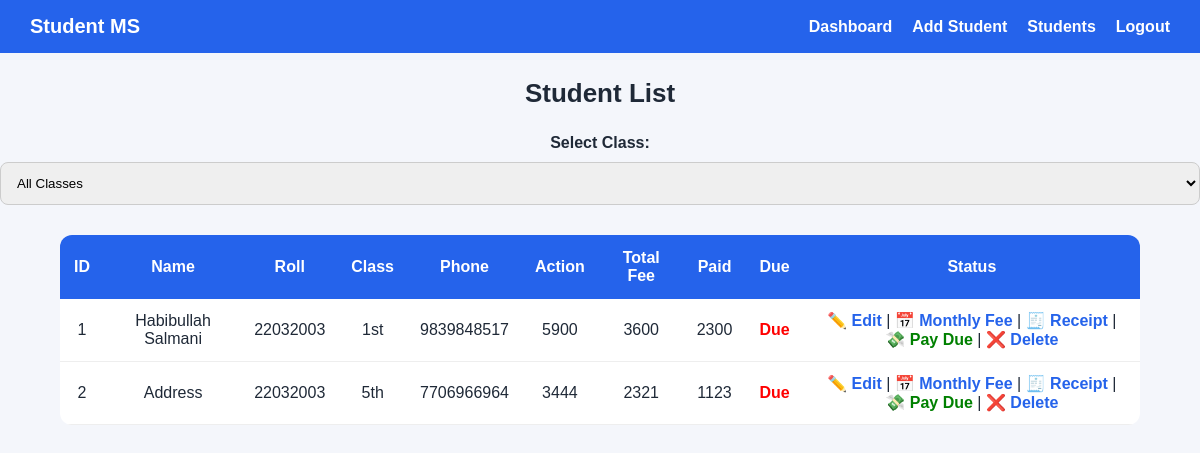
/students (signed in), run on an earlier commit of the app's database.
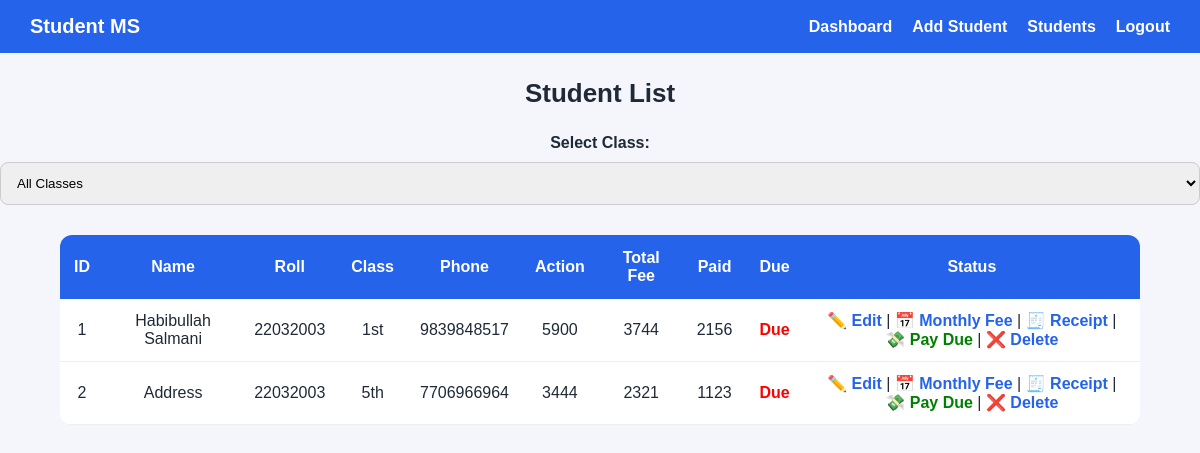
And on a later commit of the database.
### tables this page shows
CREATE TABLE students (
            id INTEGER PRIMARY KEY AUTOINCREMENT,
            name TEXT,
            roll TEXT,
            class_name TEXT,
            phone TEXT,
            total_fee INTEGER,
            paid_fee INTEGER
        );

### app.py (the view)
@app.route("/students")
def students():
    if "admin" not in session:
        return redirect(url_for("login"))
    selected_class = request.args.get("class")
    conn = get_db()
    if selected_class and selected_class != "all":
        students = conn.execute(
            "SELECT * FROM students WHERE class_name = ?",
            (selected_class,)
        ).fetchall()
    else:
        students = conn.execute("SELECT * FROM students").fetchall()
    conn.close()
    return render_template(
        "students.html",
        students=students,
        classes=CLASSES,
        selected_class=selected_class
    )

### app.py (called while the page is built)
def get_db():
    conn = sqlite3.connect("database.db")
    conn.row_factory = sqlite3.Row
    return conn

### templates/students.html (shortened to what this page needs)
<!DOCTYPE html>
<html>
<head>
  <link rel="stylesheet" href="/static/style.css">
</head>
<body>
  {% include "navbar.html" %}
<h2 class="title">Student List</h2>
<form method="GET" style="text-align:center; margin-bottom:20px;">
  <label><b>Select Class:</b></label>
  <select name="class" onchange="this.form.submit()">
    <option value="all">All Classes</option>
  </select>
</form>
<table>
  <tr>
    <th>ID</th>
    <th>Name</th>
    <th>Roll</th>
    <th>Class</th>
    <th>Phone</th>
    <th>Action</th>
    <th>Total Fee</th>
<th>Paid</th>
<th>Due</th>
<th>Status</th>
  </tr>
  {% for s in students %}
  <tr>
    <td>{{ s.id }}</td>
    <td>{{ s.name }}</td>
    <td>{{ s.roll }}</td>
    <td>{{ s.class_name }}</td>
    <td>{{ s.phone }}</td>
    <td>{{ s.total_fee }}</td>
<td>{{ s.paid_fee }}</td>
<td>{{ s.total_fee - s.paid_fee }}</td>
<td>
  {% if s.paid_fee >= s.total_fee %}
    <span style="color:green;font-weight:bold;">Paid</span>
  {% else %}
    <span style="color:red;font-weight:bold;">Due</span>
  {% endif %}
</td>
    <td>
      <a href="/edit-student/{{ s.id }}">✏️ Edit</a> |
      <a href="/pay-monthly-fee/{{ s.id }}">📅 Monthly Fee</a> |
      <a href="/receipt/{{ s.id }}" target="_blank">🧾 Receipt</a> |
      {% if s.paid_fee < s.total_fee %}
    <a href="/pay-fee/{{ s.id }}" style="color:green;">💸 Pay Due</a> |
  {% endif %}
      <a href="/delete-student/{{ s.id }}"
         onclick="return confirm('Are you sure?')">❌ Delete</a>
    </td>
  </tr>
  {% endfor %}
</table>
</body>
</html>

What changed in the data, as far as the page shows it:
changed students "Habibullah Salmani": paid_fee "3600" → "3744"; s.total_fee-s.paid_fee "2300" → "2156"
